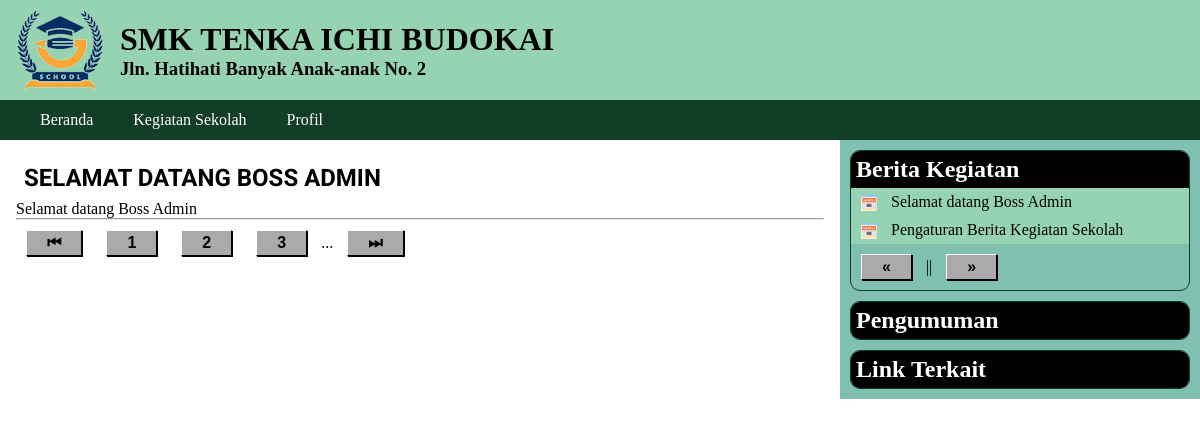
The app's page /kegiatan.php, older data.
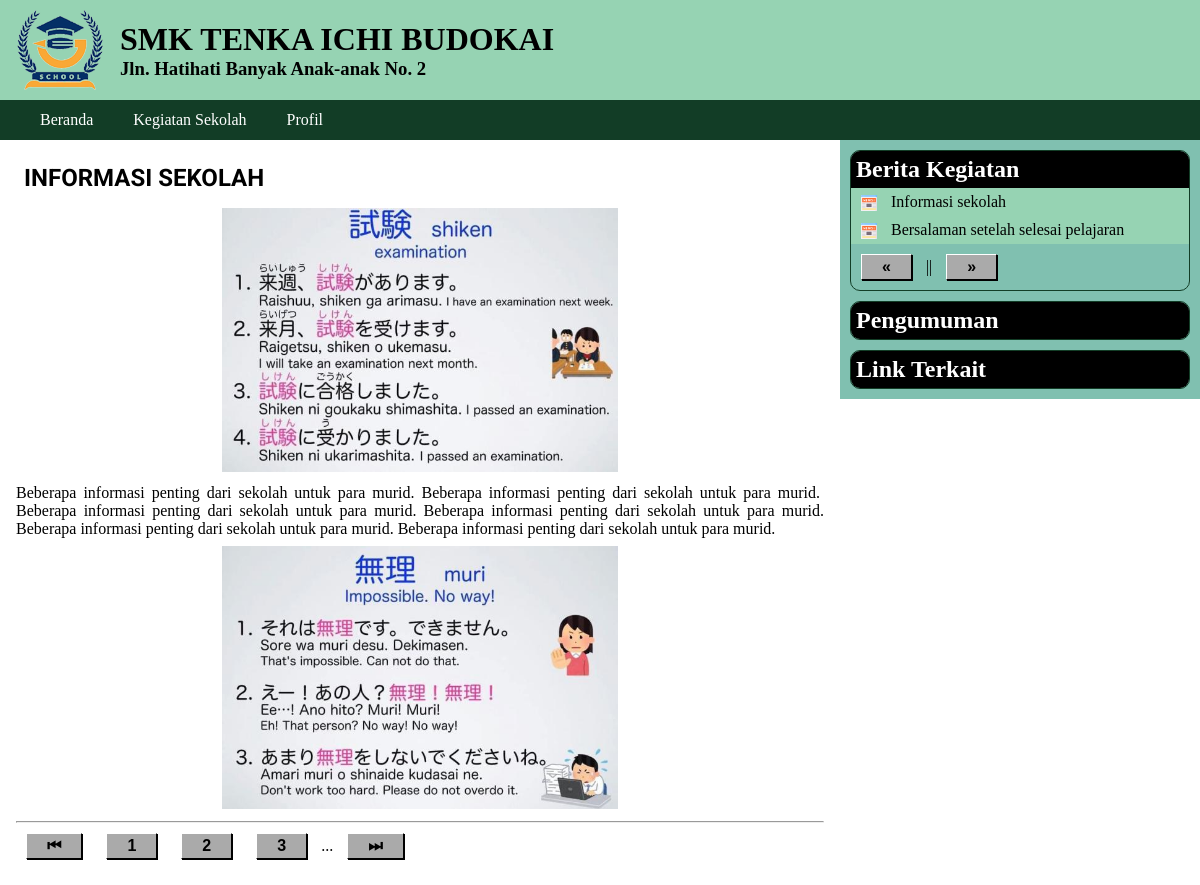
The same page, newer data.
### tables this page shows
CREATE TABLE `kegiatan` (
  `ID_kegiatan` int(10) NOT NULL,
  `judul_kegiatan` varchar(200) NOT NULL,
  `artikel_kegiatan` text NOT NULL,
  `tgl_upload` datetime NOT NULL,
  `ID_admin` int(2) NOT NULL
);

CREATE TABLE `foto_kegiatan` (
  `ID` int(10) NOT NULL,
  `ID_kegiatan` int(10) NOT NULL,
  `foto` varchar(100) NOT NULL,
  `caption` varchar(255) NOT NULL
);

### kegiatan.php (the view, shortened to what this page needs)
<?php
include "admin/config.php";
include "admin/functions.php";
$p = isset($_GET['p'])? $_GET['p'] : 1;
$limit = 2;
$start = ($p-1) * $limit;
$sql2 = " SELECT ID_kegiatan,
                 judul_kegiatan
          FROM kegiatan
          ORDER BY ID_kegiatan DESC
          LIMIT $start, $limit ";
$hasil2 = get_data($sql2);
$sql_total = " SELECT COUNT(*) AS totaldata
               FROM kegiatan ";
$hasil_total = get_data($sql_total);
$total = $hasil_total[0]["totaldata"];
$total_halaman = ceil($total / $limit);
include "header.php";
?>
<main>
<section>
<?php
if (!isset($_GET["id"])) {
  $start_limit = ($p-1) * $limit;
  $sql3 = " SELECT * FROM kegiatan
            ORDER BY ID_kegiatan DESC
            LIMIT $start_limit, 1";
 $hasil3 = get_data($sql3);
 $berita = $hasil3[0];
 $id = $berita["ID_kegiatan"];
}
 $sql4 = " SELECT * FROM foto_kegiatan
           WHERE ID_kegiatan = $id";
 $listfoto = get_data($sql4);
 echo "<h1>$berita[judul_kegiatan]</h1>";
 if (isset($listfoto[0])){
  $gambar = $listfoto[0]['foto'];
  cetak_foto( $gambar );
 }
 echo "<div>$berita[artikel_kegiatan]</div> ";
 if (count($listfoto)>1) {
  for ($i=1; $i<count($listfoto); $i++) {
    $gambar = $listfoto[$i]['foto'];
    cetak_foto( $gambar );
  }
 }
?>
<hr>
<a class="tombol" href="kegiatan.php?p=1">&#x23ee;</a>
<?php
if ($p <= 2) {
  $mulai_jump = 1;    $akhir_jump = 3;
  $mulai_titik = "";    $akhir_titik = "..."; }
for( $i=$mulai_jump; $i<=$akhir_jump; $i++) {
   echo "<a class='tombol'
            href='kegiatan.php?p=$i'>$i</a> ";
}
echo $akhir_titik;
?>
<a class="tombol"
 href="kegiatan.php?p=<?= $total_halaman ?>">&#x23ed;</a>
</section>
<aside>
 <div class='widget'>
   <h2>Berita Kegiatan</h2>
   <ul class='daftar_link'>
<?php
for($i=0; $i<count($hasil2); $i++) {
    $id_kegiatan = $hasil2[$i]["ID_kegiatan"];
    $judul = $hasil2[$i]["judul_kegiatan"];
    echo "<li>
    <a href='kegiatan.php?id=$id_kegiatan'>
    $judul</a></li> ";
}
?>
   </ul>
<?php
if ($p > 1) {
  $prev_p = $p - 1;
  $href = "kegiatan.php?p=$prev_p";
}
else {
  $href = "";
}
echo "<a href='$href' class='tombol'>
      &laquo; </a>";
echo " || ";
$next_p = $p + 1;
if ($next_p > $total_halaman)
   $href = "";
else
   $href = "kegiatan.php?p=$next_p";
echo "<a href='$href' class='tombol'>
      &raquo; </a>";
?>
 </div>
 <div class='widget'>
  <h2>Pengumuman</h2>
 </div>
 <div class='widget'>
  <h2>Link Terkait</h2>
 </div>
</aside>
</main>
</body>
</html>

### header.php (shortened to what this page needs)
<!DOCTYPE html>
<html lang="en">
<head>
    <link rel="stylesheet" href="style.css">
</head>
<body>
<header>
    <div><img src="images/logo.png"></div>
    <div>
        <h1>SMK TENKA ICHI BUDOKAI</h1>
        <h3>Jln. Hatihati Banyak Anak-anak No. 2</h3>
        </div>
    <div></div>
</header>
<nav>
 <ul>
    <li><a href="index.php">Beranda</a></li>
    <li><a href="kegiatan.php">Kegiatan Sekolah</a></li>
    <li><a href="profil.php">Profil</a></li>
 </ul>
</nav>

### admin/functions.php (shortened to what this page needs)
<?php
function get_data( $sql ) {
    global $koneksi;
    $hasil = array();
    $query = mysqli_query($koneksi, $sql);
    if (mysqli_num_rows($query) == 0) {
        return $hasil;
    }
    else
    {
        while( $row = mysqli_fetch_assoc($query)){
            $hasil[] = $row;
        }
        return $hasil;
    }
}
function cetak_foto($gambar) {
    echo "<blockquote>
    <a href=\"javascript:buka_popup('upload/$gambar')\">
    <img src='upload/$gambar' width='50%'>
    </a>
    </blockquote>";
}

### style.css (style rules this page uses)
* { margin:0; padding:0; }
header { background-color: #96d3b3; height: 100px; display: flex; }
header div:nth-child(1) { width: 120px; display: flex; justify-content: center; align-items: center; }
header div:nth-child(2) { display: flex; flex-direction: column; justify-content: center; }
header div:nth-child(3) { flex: 1; }
nav { background-color: #123d26; height: 40px; }
nav ul { list-style-type: none; display: flex; }
nav ul li { margin-left: 40px; height: 40px; display: flex; align-items: center; }
nav ul li a { color: white; text-decoration: none; font-family: "trebuchet ms"; }
main { display: flex; justify-content: space-between; }
main section { padding: 1rem; text-align: justify; flex: 1; }
blockquote { padding:0.5rem; text-align: center; }
section h1 { padding: 0.5rem; text-transform: uppercase; font-family: 'Roboto', sans-serif; }
aside { width: 30%; background:#80c0b0; height: 100%; }
.widget { margin: 10px; border-radius: 10px; border:1px solid #123d26; overflow: hidden; }
.widget h2 { background:black; color:white; padding:5px; font-family:Tahoma; }
.daftar_link { list-style: none; }
.daftar_link li { background:#96d3b3; }
.daftar_link li::before { content: ''; display: inline-block; height: 16px; width: 16px; background-size: cover; background-image: url('images/icon-news.png'); background-repeat: no-repeat; margin-left: 10px; background-position: center center; vertical-align: middle; }
.daftar_link li a { display:inline-block; padding:5px 10px; text-decoration: none; color:black; }
.tombol { display: inline-block; background-color: #aaa; color: black; font-weight: 900; font-family: Arial; padding: 3px 20px; box-shadow: 1px 1px 0 black; text-decoration: none; margin:10px; border-left: 1px solid white; border-top: 1px solid white; border-right: 1px solid black; border-bottom: 1px solid black; }

Row changes from the older to the newer data that the page shows:
removed kegiatan: judul_kegiatan "SELAMAT DATANG BOSS ADMIN", artikel_kegiatan "Selamat datang Boss Admin", judul_kegiatan "Selamat datang Boss Admin"
removed kegiatan: judul_kegiatan "Pengaturan Berita Kegiatan Sekolah"
now on this page (row edited): kegiatan: judul_kegiatan "INFORMASI SEKOLAH", artikel_kegiatan "Beberapa informasi penting dari sekolah untuk para murid. Beberapa informasi penting dari sekolah untuk para murid. Beberapa informasi penting dari sekolah untuk para murid. Beberapa informasi penting dari sekolah untuk para murid. Beberapa informasi penting dari sekolah untuk para murid. Beberapa informasi penting dari sekolah untuk para murid.", judul_kegiatan "Informasi sekolah"
now on this page (row edited): foto_kegiatan: foto (picture)
changed foto_kegiatan (number 1 of 2 on the later page): foto "A_1696479981.jpg" → "A_1697174121.jpg" (drawn)
now on this page (row edited): foto_kegiatan: foto (picture)
now on this page (row edited): kegiatan: judul_kegiatan "Bersalaman setelah selesai pelajaran"
